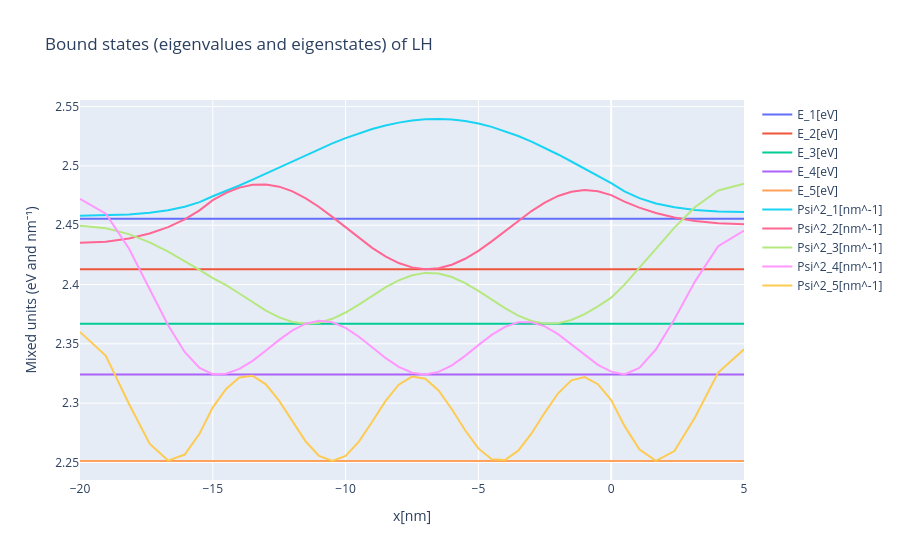

The notebook cell this image was saved under:
### Markdown cell above
Bound states in LH (eigenenergies and eigenstates)

### Code cell
plot_probabilities_file_one_axis(
    BIAS0 / "Quantum" / "c-Ge_QW" / "LH" / "probabilities_shift_k00000.dat",
    title="Bound states (eigenvalues and eigenstates) of LH"
)
